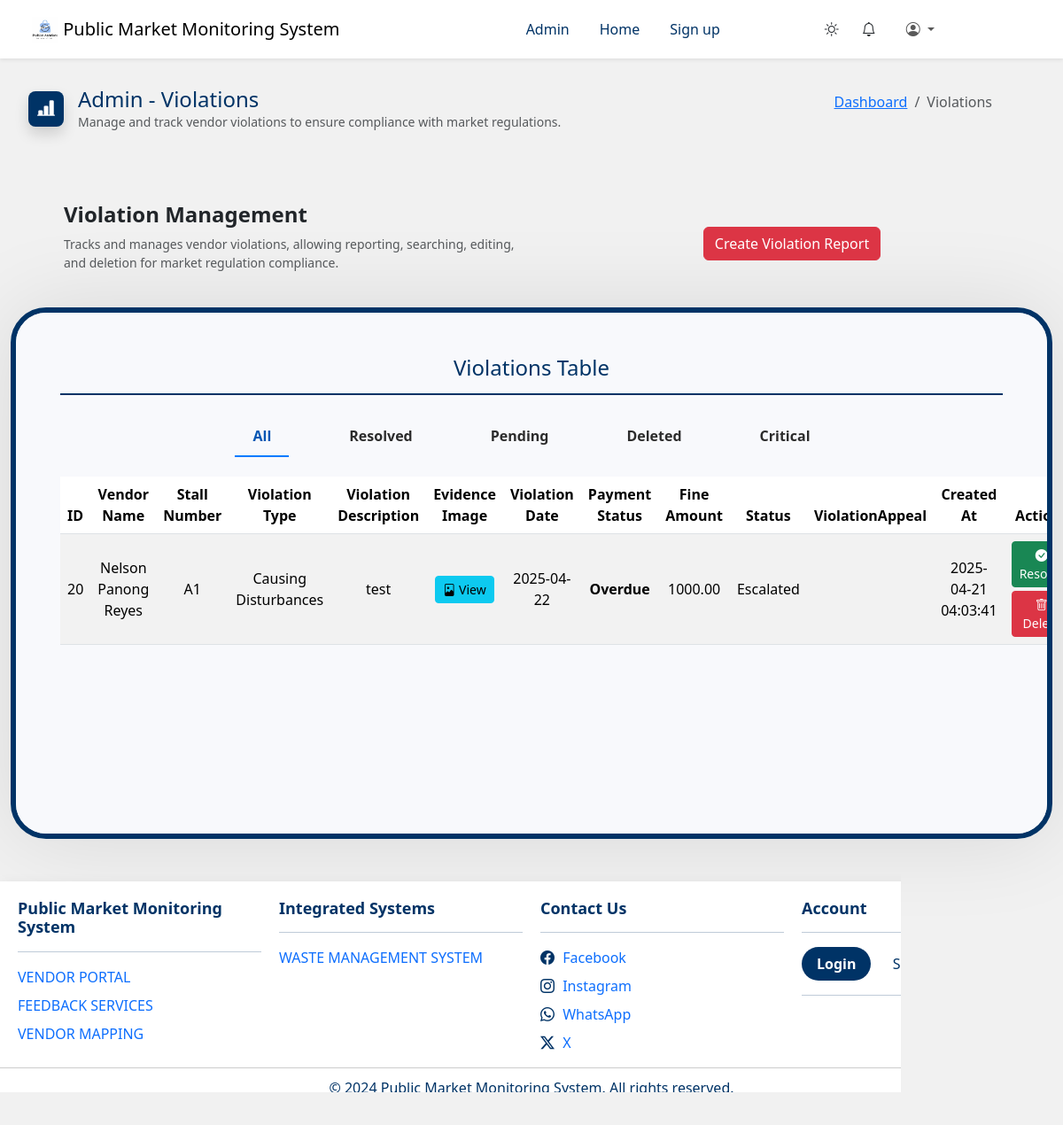
Page /pages/admin/violation/index.php (signed in) on the committed database.
### tables this page shows
CREATE TABLE `violations` (
  `id` int(11) NOT NULL,
  `user_id` int(11) NOT NULL,
  `stall_id` int(11) NOT NULL,
  `violation_type_id` int(11) NOT NULL,
  `violation_description` text NOT NULL,
  `evidence_image_path` varchar(255) NOT NULL,
  `violation_date` date NOT NULL,
  `status` enum('Pending','Resolved','Dismissed','Deleted','Escalated') NOT NULL DEFAULT 'Pending',
  `suspension_started` datetime DEFAULT NULL,
  `suspension_end` datetime DEFAULT NULL,
  `payment_status` enum('Paid','Unpaid','Pending','Overdue','Payment_Period') NOT NULL DEFAULT 'Unpaid',
  `created_at` timestamp NOT NULL DEFAULT current_timestamp(),
  `updated_at` timestamp NOT NULL DEFAULT current_timestamp() ON UPDATE current_timestamp(),
  `appeal_text` text DEFAULT NULL,
  `appeal_document_path` text DEFAULT NULL,
  `appeal_submitted_at` datetime DEFAULT NULL
);

CREATE TABLE `stalls` (
  `id` int(11) NOT NULL,
  `market_id` int(11) DEFAULT NULL,
  `section_id` int(11) NOT NULL,
  `user_id` int(11) DEFAULT NULL,
  `stall_number` varchar(11) NOT NULL,
  `rental_fee` decimal(10,2) NOT NULL,
  `stall_size` varchar(50) NOT NULL,
  `payment_status` enum('Paid','Unpaid','Pending','Overdue','Payment_Period') DEFAULT 'Unpaid',
  `status` enum('available','occupied','maintenance','pending','expired','terminated','suspended') DEFAULT 'available',
  `product` varchar(255) DEFAULT NULL
);

CREATE TABLE `violation_types` (
  `id` int(11) NOT NULL,
  `violation_name` varchar(255) NOT NULL,
  `fine_amount` decimal(10,2) NOT NULL,
  `escalation_fee` decimal(10,2) DEFAULT 0.00,
  `criticality` enum('Critical','Not Critical') NOT NULL,
  `escalation_status` enum('None','Warning','Suspended','Terminated') DEFAULT 'None'
);

### pages/admin/violation/index.php (the view, shortened to what this page needs)
<?php
require_once '../../../includes/session.php';
$user_type = $_SESSION['user_type'];
try {
    $stmt_violation = $pdo->query("
       SELECT
    v.id,
    CONCAT(u.first_name, ' ', COALESCE(u.middle_name, ''), ' ', u.last_name) AS vendor_name,
    u.account_id,
    s.stall_number,
    vt.violation_name,
    vt.fine_amount,
    vt.criticality,
    v.violation_description,
    v.evidence_image_path,
    v.violation_date,
    v.status,
    v.created_at,
    v.appeal_text,
    v.appeal_document_path,
    v.payment_status
FROM violations v
JOIN users u ON v.user_id = u.id
JOIN stalls s ON v.stall_id = s.id
JOIN violation_types vt ON v.violation_type_id = vt.id
LEFT JOIN expiration_dates ed ON v.id = ed.reference_id
ORDER BY v.payment_status ASC;
");
    $violations = $stmt_violation->fetchAll(PDO::FETCH_ASSOC);
} catch (PDOException $e) {
    die("Database Error: " . $e->getMessage());
}
?>
<!DOCTYPE html>
<html lang="en">
<head>
    <link rel="stylesheet" href="../../../assets/css/admin.css">
    <?php include_once '../../../includes/cdn-resources.php'; ?>
</head>
<body class="body light">
    <?php include '../../../includes/nav.php'; ?>
    <div class="text-start m-3 p-3 title d-flex align-items-center">
        <div class="icon-box me-3 shadow title-icon">
            <i class="bi bi-bar-chart-line-fill"></i>
        </div>
        <div>
            <h4 class="m-0">Admin - Violations</h4>
            <p class="text-muted mb-0">Manage and track vendor violations to ensure compliance with market regulations.</p>
        </div>
        <div class="ms-auto me-5">
            <nav aria-label="breadcrumb">
                <ol class="breadcrumb">
                    <li class="breadcrumb-item"><a href="http://localhost/lgu_market_sys/pages/admin/home/">Dashboard</a></li>
                    <li class="breadcrumb-item active" aria-current="page">Violations</li>
                </ol>
            </nav>
        </div>
    </div>
    <div class="container-fluid mt-5">
        <div class="d-flex justify-content-around align-items-center mb-4">
            <div class="container text-center">
                <div class="text-start ms-5">
                    <h4 class="fw-bold">Violation Management</h4>
                    <p class="text-muted">Tracks and manages vendor violations, allowing reporting, searching, editing, and deletion for market regulation compliance.</p>
                </div>
            </div>
            <div class="container text-center">
                <button class="btn btn-danger" id="openViolationReportBtn">Create Violation Report</button>
            </div>
        </div>
        <?php if ($user_type !== "Inspector"): ?>
            <div class="table-responsive tables mb-5">
                <div class="text-center mb-4 mt-5">
                    <h4>Violations Table</h4>
                </div>
                <div class="d-flex flex-wrap justify-content-center gap-5 mb-4 filter-container">
                    <button class="btn filter-button" data-value="">All</button>
                    <button class="btn filter-button" data-value="Resolved">Resolved</button>
                    <button class="btn filter-button" data-value="Pending">Pending</button>
                    <button class="btn filter-button" data-value="Deleted">Deleted</button>
                    <button class="btn filter-button" data-value="Critical">Critical</button>
                </div>
                <table class="table table-striped text-center">
                    <thead>
                        <tr>
                            <th>ID</th>
                            <th>Vendor Name</th>
                            <th>Stall Number</th>
                            <th>Violation Type</th>
                            <th>Violation Description</th>
                            <th>Evidence Image</th>
                            <th>Violation Date</th>
                            <th>Payment Status</th>
                            <th>Fine Amount</th>
                            <th>Status</th>
                            <th>ViolationAppeal</th>
                            <th>Created At</th>
                            <th>Actions</th>
                        </tr>
                    </thead>
                    <tbody id="violationsTable">
                        <?php foreach ($violations as $violation): ?>
                            <tr class="align-middle" id="row-<?= $violation['id'] ?>" data-status="<?= $violation['status'] ?>" data-criticality="<?= $violation['criticality'] ?>">
                                <td><?= htmlspecialchars($violation['id']) ?></td>
                                <td><?= htmlspecialchars($violation['vendor_name']) ?></td>
                                <td><?= htmlspecialchars($violation['stall_number']) ?></td>
                                <td><?= htmlspecialchars($violation['violation_name']) ?></td>
                                <td><?= htmlspecialchars($violation['violation_description']) ?></td>
                                <td>
                                    <?php if (!empty($violation['evidence_image_path'])): ?>
                                        <button type="button" class="btn btn-info btn-sm" data-bs-toggle="modal" data-bs-target="#modal<?= $violation['id'] ?>">
                                            <i class="bi bi-file-image"></i>
                                            View
                                        </button>
                                    <?php else: ?>
                                        No Image
                                    <?php endif; ?>
                                </td>
                                <td><?= htmlspecialchars($violation['violation_date']) ?></td>
                                <td>
                                    <?php
                                    switch ($violation['payment_status']) {
                                        default:
                                            $statusClass = '';
                                            break;
                                    }
                                    ?>
                                    <strong class="<?= $statusClass ?>">
                                        <?= htmlspecialchars($violation['payment_status']) ?>
                                    </strong>
                                </td>
                                <td><?= htmlspecialchars($violation['fine_amount']) ?></td>
                                <td id="status-<?= $violation['id'] ?>"><?= htmlspecialchars($violation['status']) ?></td>
                                <td>
                                </td>
                                <td><?= htmlspecialchars($violation['created_at']) ?></td>
                                <td>
                                    <?php
                                    $isResolvedOrDeleted = $violation['status'] === 'Resolved' || $violation['status'] === 'Deleted';
                                    $isDeleted = $violation['status'] === 'Deleted';
                                    $isUnpaid = $violation['payment_status'] === 'Unpaid';
                                    $isPending = $violation['payment_status'] === 'Pending';
                                    $resolveDisabled = $isResolvedOrDeleted || $isUnpaid || $isPending ? 'disabled' : '';
                                    $deleteDisabled = $isDeleted || $isUnpaid || $isPending ? 'disabled' : '';
                                    ?>
                                    <button class="btn btn-success btn-sm mb-1 w-100"
                                        onclick="resolveViolation(<?= $violation['id'] ?>, <?= $violation['account_id'] ?>)"
                                        <?= $resolveDisabled ?>>
                                        <i class="bi bi-check-circle-fill"></i> Resolve
                                    </button>
                                    <button class="btn btn-danger btn-sm w-100"
                                        onclick="deleteViolation(<?= $violation['id'] ?>)"
                                        <?= $deleteDisabled ?>>
                                        <i class="bi bi-trash"></i> Delete
                                    </button>
                                </td>
                            </tr>
                        <?php endforeach; ?>
                    </tbody>
                </table>
            </div>
        <?php endif; ?>
    </div>
    <?php include '../../../includes/footer.php'; ?>
</body>
</html>

### assets/css/admin.css (style rules this page uses)
.icon-box { width: 40px; height: 40px; display: flex; align-items: center; justify-content: center; border-radius: 20%; font-size: 20px; color: #fff; }
.text-muted { font-size: 14px; }
.title { color: #003366; }
.title-icon { background-color: #003366; }
table thead { position: sticky; top: 0; z-index: 1; }
table td button { background-color: var(--bs-warning); }
.filter-button { position: relative; padding: 10px 20px !important; font-size: 16px; font-weight: bold; color: #2c2c2c; background: none; border: 0 !important; cursor: pointer !important; outline: none; transition: color 0.3s ease-in-out; }
.filter-button::after { content: ""; position: absolute; left: 0; bottom: -2px; width: 100%; height: 2px; background-color: #007bff; transform: scaleX(0); transform-origin: right; transition: transform 0.3s ease-in-out; }
.filter-button.active { border: 0; color: #0056b3 !important; font-weight: 600; }
.filter-button.active::after { transform: scaleX(1); transform-origin: left; }
.tables { background-color: #f8f9fc; color: #003366; border-radius: 40px; box-shadow: 0 1px 100px rgba(0, 0, 0, 0.1); border: 6px solid #003366; padding: 0px 50px; height: 600px; overflow-y: auto; }
.tables h4 { padding-bottom: 15px; margin-bottom: 20px; border-bottom: 2px solid #003366; }

### assets/css/main.css (style rules this page uses)
:root { --text-light: #212529; --text-dark: #f8f9fa; --bg-light: #ffffff; --bg-dark: #343a40; }
* { margin: 0; padding: 0; box-sizing: border-box; }
html, body { display: flex; flex-direction: column; }
.body.light { background-color: #f1f1f1; }
* { scrollbar-width: thin; scrollbar-color: #003366 #f1f1f1; }

### rows in the picture
violations: id "20", vendor_name "Nelson Panong Reyes", stall.stall_number "A1", violation_type.violation_name "Causing Disturbances", violation_description "test", violation_date "2025-04-22", payment_status "Overdue", violation_type.fine_amount "1000.00", status "Escalated", created_at "2025-04-21 04:03:41"
